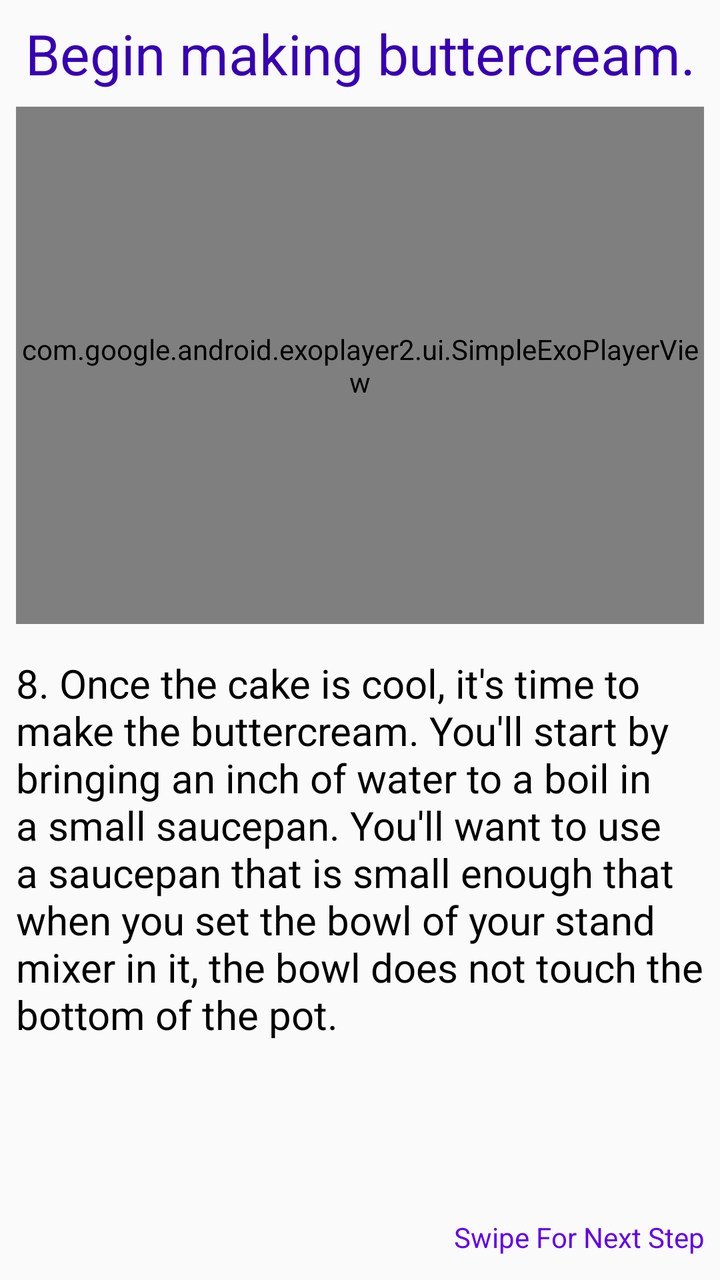
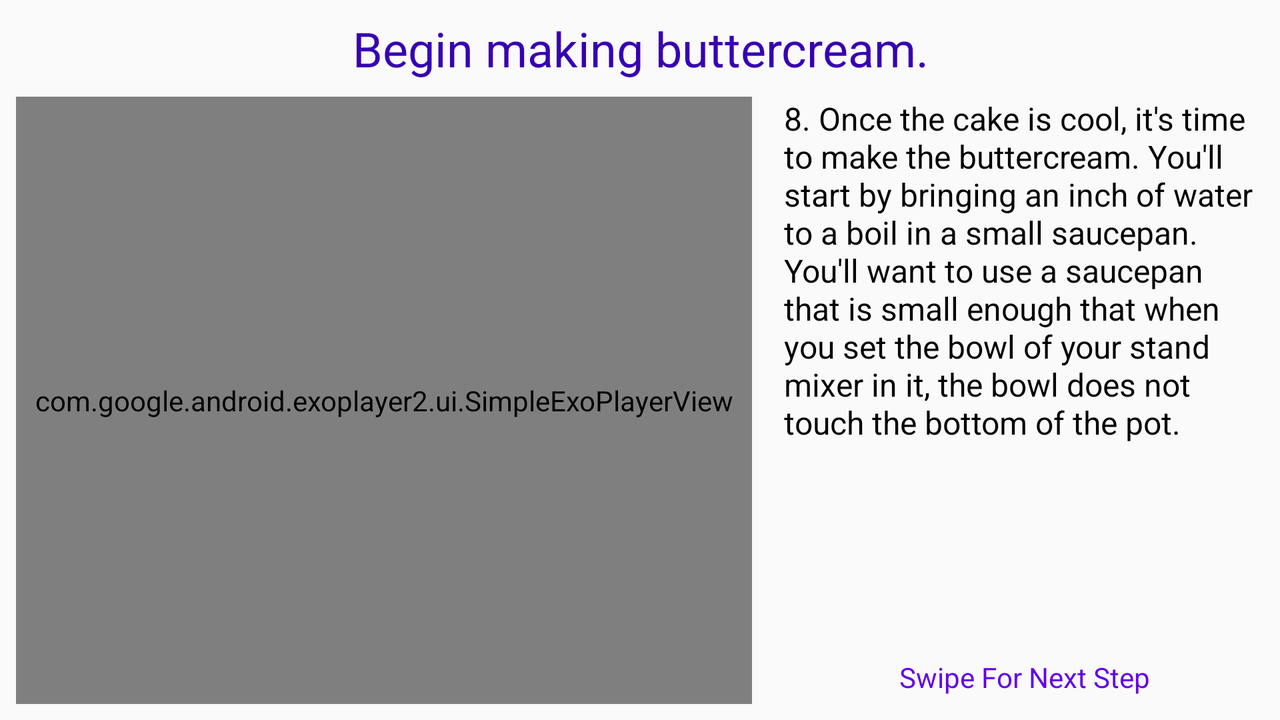

First picture: res/layout/ on a phone held upright. Second picture: the repository's own variant of that layout, on a device whose configuration matches the variant's folder. Source for both follows.
<!-- AndroidManifest.xml: application theme AppTheme -->
<!-- res/layout/fragment_step_details.xml -->
<?xml version="1.0" encoding="utf-8"?>
<android.support.constraint.ConstraintLayout
    xmlns:android="http://schemas.android.com/apk/res/android"
    xmlns:app="http://schemas.android.com/apk/res-auto"
    xmlns:tools="http://schemas.android.com/tools"
    android:layout_width="match_parent"
    android:layout_height="match_parent"
    android:orientation="vertical">

    <TextView
        android:id="@+id/recipe_short_description_text_view"
        android:layout_width="0dp"
        android:layout_height="wrap_content"
        android:layout_marginLeft="@dimen/margin_medium"
        android:layout_marginRight="@dimen/margin_medium"
        android:layout_marginTop="@dimen/margin_medium"
        android:textAlignment="center"
        android:textColor="@color/colorPrimaryDark"
        android:textSize="@dimen/text_large"
        app:layout_constraintHorizontal_bias="0.0"
        app:layout_constraintLeft_toLeftOf="parent"
        app:layout_constraintRight_toRightOf="parent"
        app:layout_constraintTop_toTopOf="parent"
        tools:text="Begin making buttercream."/>

    <com.google.android.exoplayer2.ui.SimpleExoPlayerView
        android:id="@+id/step_details_exo_player_view"
        android:layout_width="0dp"
        android:layout_height="0dp"
        android:layout_margin="@dimen/margin_medium"
        app:layout_constraintBottom_toTopOf="@+id/verticalHalf"
        app:layout_constraintLeft_toLeftOf="parent"
        app:layout_constraintRight_toRightOf="parent"
        app:layout_constraintTop_toBottomOf="@+id/recipe_short_description_text_view"
        tools:layout_constraintLeft_creator="1"
        tools:layout_constraintRight_creator="1"
        tools:layout_constraintTop_creator="1"/>

    <android.support.constraint.Guideline
        android:id="@+id/verticalHalf"
        android:layout_width="wrap_content"
        android:layout_height="wrap_content"
        android:orientation="horizontal"
        app:layout_constraintGuide_percent="0.5"
        tools:layout_editor_absoluteX="0dp"
        tools:layout_editor_absoluteY="256dp"/>

    <TextView
        android:id="@+id/recipe_description_text_view"
        android:layout_width="0dp"
        android:layout_height="wrap_content"
        android:layout_marginLeft="@dimen/margin_medium"
        android:layout_marginRight="@dimen/margin_medium"
        android:layout_marginTop="@dimen/margin_medium"
        android:textColor="@android:color/black"
        android:textSize="@dimen/text_medium"
        app:layout_constraintHorizontal_bias="0.0"
        app:layout_constraintLeft_toLeftOf="parent"
        app:layout_constraintRight_toRightOf="parent"
        app:layout_constraintTop_toTopOf="@+id/verticalHalf"
        tools:text="8. Once the cake is cool, it's time to make the buttercream. You'll start by bringing an inch of water to a boil in a small saucepan. You'll want to use a saucepan that is small enough that when you set the bowl of your stand mixer in it, the bowl does not touch the bottom of the pot."/>

    <TextView
        android:id="@+id/swipe_for_next_step_text_view"
        android:layout_width="0dp"
        android:layout_height="wrap_content"
        android:layout_marginBottom="@dimen/margin_large"
        android:layout_marginRight="@dimen/margin_medium"
        android:text="@string/swipe_for_next_step"
        android:textAlignment="viewEnd"
        android:textColor="@color/colorPrimary"
        app:layout_constraintBottom_toBottomOf="parent"
        app:layout_constraintRight_toRightOf="parent"/>

</android.support.constraint.ConstraintLayout>
<!-- resources referenced by this layout -->
<resources>
  <dimen name="margin_large">12dp</dimen>
  <dimen name="margin_medium">8dp</dimen>
  <dimen name="text_large">28sp</dimen>
  <dimen name="text_medium">20sp</dimen>
  <string name="swipe_for_next_step">Swipe For Next Step</string>
  <style name="AppTheme" parent="Theme.AppCompat.Light.DarkActionBar">
          
          <item name="colorPrimary">@color/colorPrimary</item>
          <item name="colorPrimaryDark">@color/colorPrimaryDark</item>
          <item name="colorAccent">@color/colorAccent</item>
      </style>
</resources>
<!-- res/layout-land/fragment_step_details.xml (the repository's variant of the layout above) -->
<!-- drawn on the phone turned sideways -->
<?xml version="1.0" encoding="utf-8"?>
<android.support.constraint.ConstraintLayout
    xmlns:android="http://schemas.android.com/apk/res/android"
    xmlns:app="http://schemas.android.com/apk/res-auto"
    xmlns:tools="http://schemas.android.com/tools"
    android:layout_width="match_parent"
    android:layout_height="match_parent"
    android:orientation="vertical">

    <TextView
        android:id="@+id/recipe_short_description_text_view"
        android:layout_width="0dp"
        android:layout_height="wrap_content"
        android:layout_marginLeft="@dimen/margin_medium"
        android:layout_marginRight="@dimen/margin_medium"
        android:layout_marginTop="@dimen/margin_medium"
        android:textAlignment="center"
        android:textColor="@color/colorPrimaryDark"
        android:textSize="@dimen/text_medium_large"
        app:layout_constraintHorizontal_bias="0.0"
        app:layout_constraintLeft_toLeftOf="parent"
        app:layout_constraintRight_toRightOf="parent"
        app:layout_constraintTop_toTopOf="parent"
        tools:text="Begin making buttercream."/>

    <com.google.android.exoplayer2.ui.SimpleExoPlayerView
        android:id="@+id/step_details_exo_player_view"
        android:layout_width="0dp"
        android:layout_height="0dp"
        android:layout_margin="@dimen/margin_medium"
        app:layout_constraintBottom_toBottomOf="parent"
        app:layout_constraintLeft_toLeftOf="parent"
        app:layout_constraintRight_toLeftOf="@+id/verticalHalf"
        app:layout_constraintTop_toBottomOf="@+id/recipe_short_description_text_view"/>

    <android.support.constraint.Guideline
        android:id="@+id/verticalHalf"
        android:layout_width="wrap_content"
        android:layout_height="wrap_content"
        android:orientation="vertical"
        app:layout_constraintGuide_percent="0.6"/>

    <ScrollView
        android:layout_width="0dp"
        android:layout_height="0dp"
        android:layout_margin="@dimen/margin_medium"
        app:layout_constraintBottom_toTopOf="@+id/swipe_for_next_step_text_view"
        app:layout_constraintLeft_toLeftOf="@+id/verticalHalf"
        app:layout_constraintRight_toRightOf="parent"
        app:layout_constraintTop_toBottomOf="@+id/recipe_short_description_text_view">

        <TextView
            android:id="@+id/recipe_description_text_view"
            android:layout_width="match_parent"
            android:layout_height="match_parent"
            android:textColor="@android:color/black"
            android:textSize="@dimen/text_small_medium"
            tools:text="8. Once the cake is cool, it's time to make the buttercream. You'll start by bringing an inch of water to a boil in a small saucepan. You'll want to use a saucepan that is small enough that when you set the bowl of your stand mixer in it, the bowl does not touch the bottom of the pot."/>

    </ScrollView>

    <TextView
        android:id="@+id/swipe_for_next_step_text_view"
        android:layout_width="0dp"
        android:layout_height="wrap_content"
        android:layout_marginBottom="@dimen/margin_large"
        android:layout_marginLeft="@dimen/margin_medium"
        android:layout_marginRight="@dimen/margin_medium"
        android:gravity="center_horizontal"
        android:text="@string/swipe_for_next_step"
        android:textColor="@color/colorPrimary"
        app:layout_constraintBottom_toBottomOf="parent"
        app:layout_constraintLeft_toLeftOf="@+id/verticalHalf"
        app:layout_constraintRight_toRightOf="parent"/>

</android.support.constraint.ConstraintLayout>
<!-- resources referenced by the variant -->
<!-- as the phone turned sideways resolves them -->
<resources>
  <dimen name="margin_large">12dp</dimen>
  <dimen name="margin_medium">8dp</dimen>
  <dimen name="text_medium_large">24sp</dimen>
  <dimen name="text_small_medium">16sp</dimen>
  <string name="swipe_for_next_step">Swipe For Next Step</string>
  <style name="AppTheme" parent="Theme.AppCompat.Light.DarkActionBar">
          
          <item name="colorPrimary">@color/colorPrimary</item>
          <item name="colorPrimaryDark">@color/colorPrimaryDark</item>
          <item name="colorAccent">@color/colorAccent</item>
      </style>
</resources>
